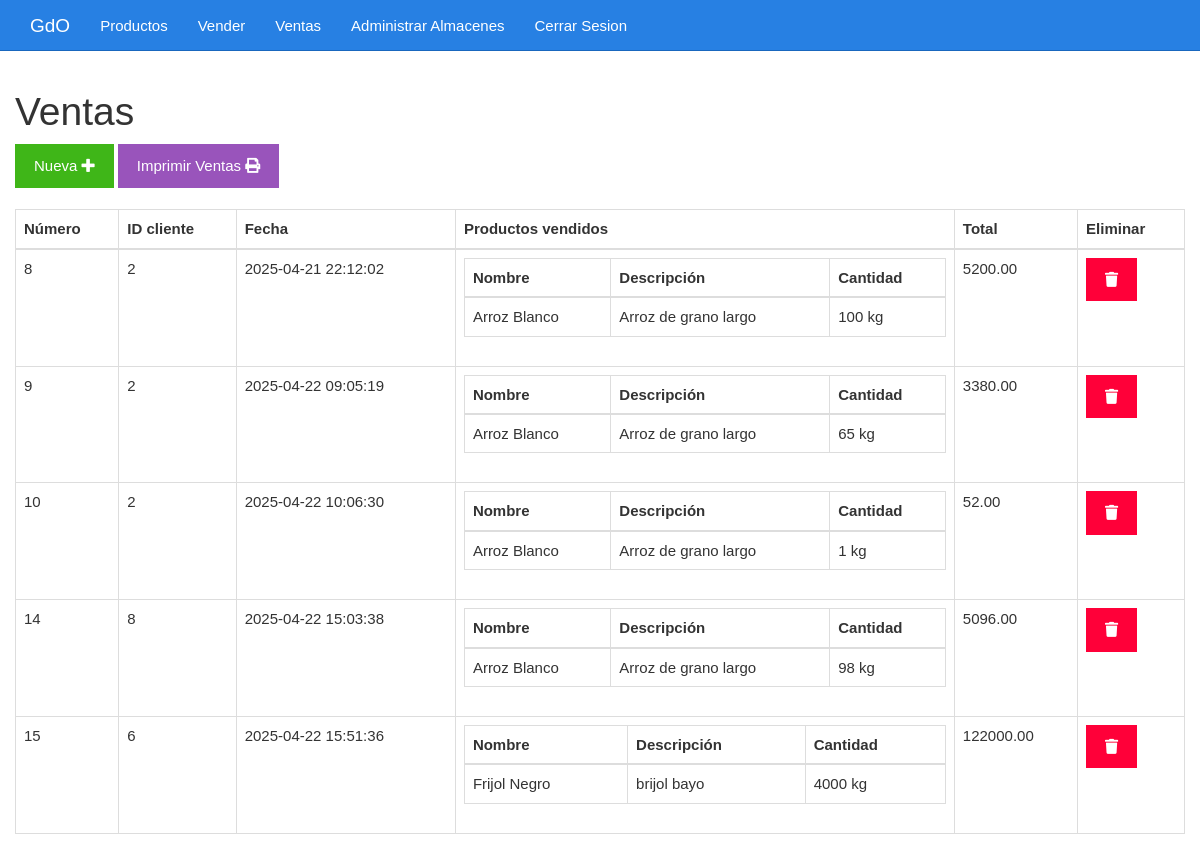
The page /empleado/ventas.php on the database as committed earlier.
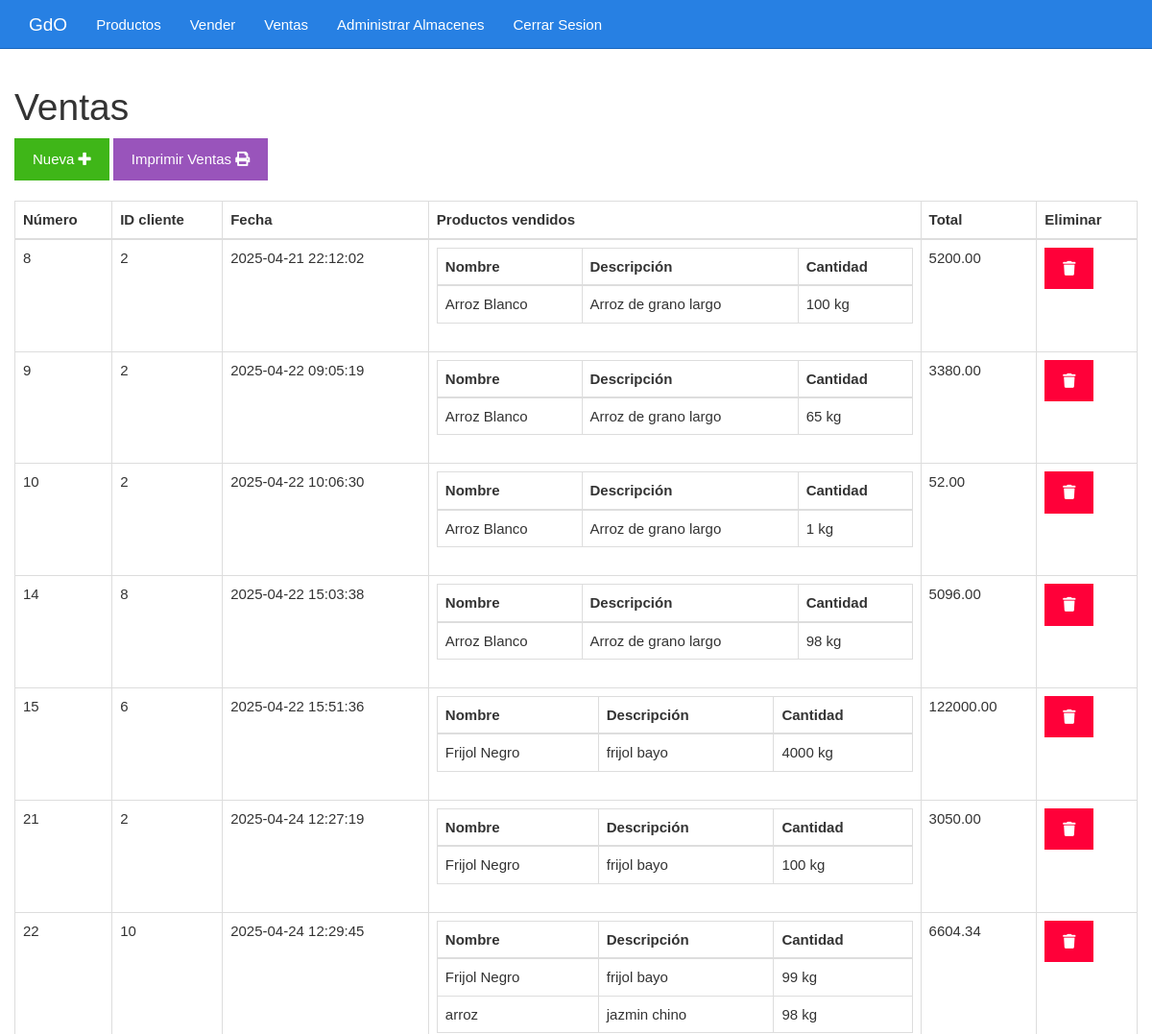
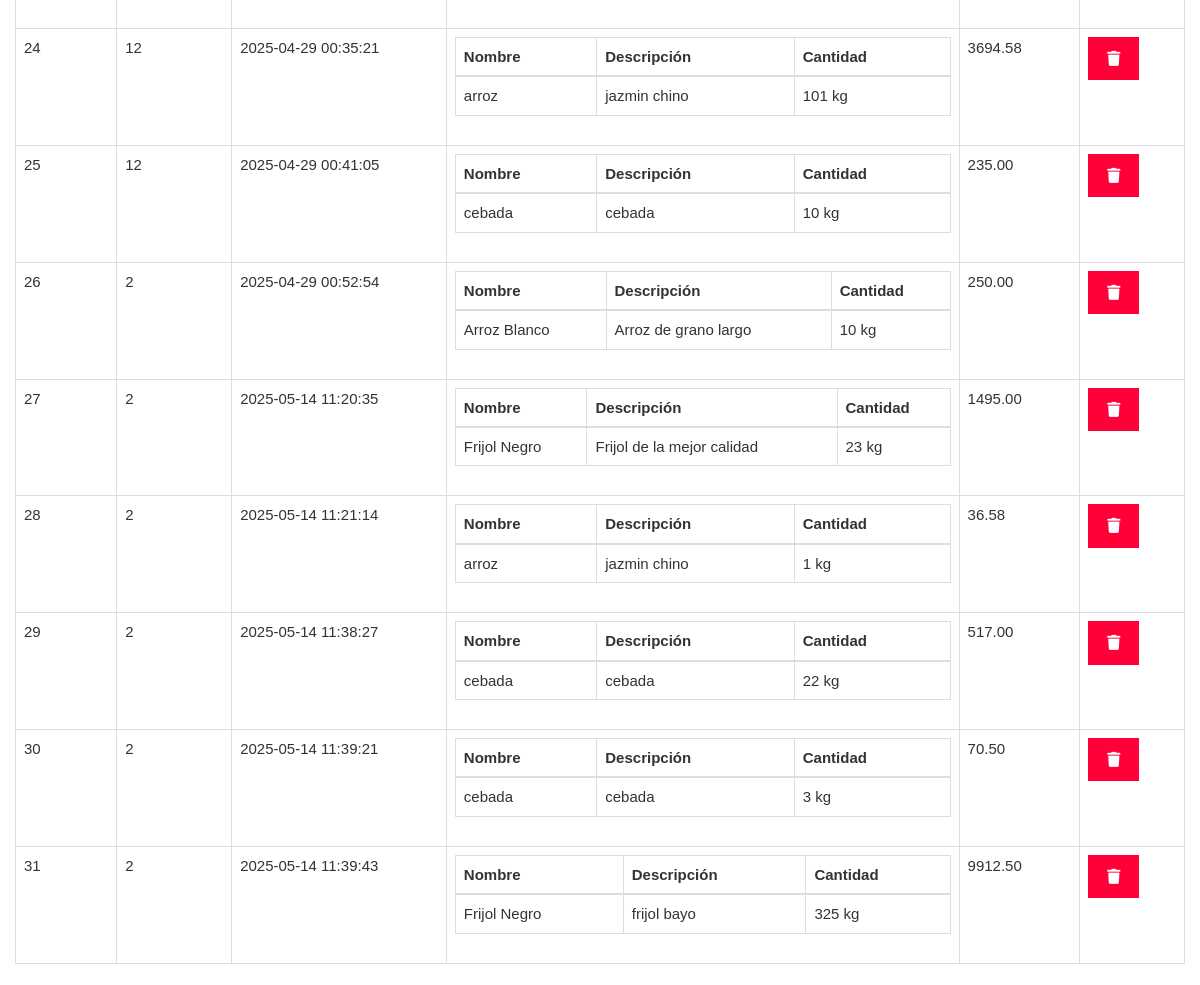
The same page on the database as committed later (2 pictures, top to bottom).
### tables this page shows
CREATE TABLE `ventas` (
  `id` int NOT NULL,
  `cliente_id` int NOT NULL,
  `empleado_id` int DEFAULT NULL,
  `fecha_venta` timestamp NULL DEFAULT CURRENT_TIMESTAMP,
  `total` decimal(10,2) NOT NULL
);

CREATE TABLE `clientes` (
  `id` int NOT NULL,
  `direccion` varchar(255) DEFAULT NULL,
  `telefono` varchar(20) DEFAULT NULL
);

### empleado/ventas.php (the view, shortened to what this page needs)
<?php include_once "./diseño/encabezado.php" ?>
<?php
include_once "../base/conexion.php";
$sentencia = $conexion->query("SELECT ventas.total, ventas.fecha_venta, ventas.id, ventas.cliente_id, GROUP_CONCAT( productos.nombre, '..',   productos.descripcion,'..', productos.unidad_medida, '..', productos_vendidos.cantidad SEPARATOR '__') AS productos FROM ventas INNER JOIN productos_vendidos ON productos_vendidos.id_venta = ventas.id INNER JOIN productos ON productos.id = productos_vendidos.id_producto GROUP BY ventas.id ORDER BY ventas.id;");
$ventas = $sentencia->fetchAll(PDO::FETCH_OBJ);
?>
<!DOCTYPE html>
<html lang="es">
<head>
	<link rel="stylesheet" href="./diseño/css/estilo.css">
</head>
<body>
	<div class="col-xs-12">
		<h1>Ventas</h1>
		<div class="no-imprimir">
			<a class="btn btn-success" href="./vender.php">Nueva <i class="fa fa-plus"></i></a>
			<button class="btn btn-info" onclick="imprimirVentas()">Imprimir Ventas <i class="fa fa-print"></i></button>
		</div>
		<br>
		<div class="imprimir-area">
			<table class="table table-bordered">
				<thead>
					<tr>
						<th>Número</th>
						<th>ID cliente</th>
						<th>Fecha</th>
						<th>Productos vendidos</th>
						<th>Total</th>
						<th class="no-imprimir">Eliminar</th>
					</tr>
				</thead>
				<tbody>
					<?php foreach ($ventas as $venta) { ?>
						<tr>
							<td><?php echo $venta->id ?></td>
							<td>
								<?php
								$sentenciaCliente = $conexion->prepare("SELECT * FROM clientes WHERE id = ?;");
								$sentenciaCliente->execute([$venta->cliente_id]);
								$cliente = $sentenciaCliente->fetch(PDO::FETCH_OBJ);
								echo $cliente->id;
								?>
							</td>
							<td><?php echo $venta->fecha_venta ?></td>
							<td>
								<table class="table table-bordered">
									<thead>
										<tr>
											<th>Nombre</th>
											<th>Descripción</th>
											<th>Cantidad</th>
										</tr>
									</thead>
									<tbody>
										<?php foreach (explode("__", $venta->productos) as $productosConcatenados) {
											$producto = explode("..", $productosConcatenados)
										?>
											<tr>
												<td><?php echo $producto[0] ?></td>
												<td><?php echo $producto[1] ?></td>
												<td><?php echo $producto[3] . ' ' . $producto[2] ?></td>
											</tr>
										<?php } ?>
									</tbody>
								</table>
							</td>
							<td><?php echo $venta->total ?></td>
							<td class="no-imprimir"><a class="btn btn-danger" href="<?php echo "eliminarVenta.php?id=" . $venta->id ?>"><i class="fa fa-trash"></i></a></td>
						</tr>
					<?php } ?>
				</tbody>
			</table>
		</div>
	</div>
</body>
</html>
<?php include_once "./diseño/pie.php" ?>

Rows that differ between the two databases and show on the page:
computed for ventas id 15: producto "brijol bayo" → "frijol bayo"
added ventas: id "21", cliente "2", fecha_venta "2025-04-24 12:27:19", producto "Frijol Negro", producto "frijol bayo", producto "100", producto "kg", total "3050.00"
added ventas: id "22", cliente "10", fecha_venta "2025-04-24 12:29:45", producto "Frijol Negro", producto "frijol bayo", producto "99", producto "kg", producto "arroz", producto "jazmin chino", producto "98", total "6604.34", shown under "Ventas"
added ventas: id "24", cliente "12", fecha_venta "2025-04-29 00:35:21", producto "arroz", producto "jazmin chino", producto "101", producto "kg", total "3694.58"
added ventas: id "25", cliente "12", fecha_venta "2025-04-29 00:41:05", producto "cebada", producto "10", producto "kg", total "235.00"
added ventas: id "26", cliente "2", fecha_venta "2025-04-29 00:52:54", producto "Arroz Blanco", producto "Arroz de grano largo", producto "10", producto "kg", total "250.00"
added ventas: id "27", cliente "2", fecha_venta "2025-05-14 11:20:35", producto "Frijol Negro", producto "Frijol de la mejor calidad", producto "23", producto "kg", total "1495.00"
added ventas: id "28", cliente "2", fecha_venta "2025-05-14 11:21:14", producto "arroz", producto "jazmin chino", producto "1", producto "kg", total "36.58"
added ventas: id "29", cliente "2", fecha_venta "2025-05-14 11:38:27", producto "cebada", producto "22", producto "kg", total "517.00"
added ventas: id "30", cliente "2", fecha_venta "2025-05-14 11:39:21", producto "cebada", producto "3", producto "kg", total "70.50"
added ventas: id "31", cliente "2", fecha_venta "2025-05-14 11:39:43", producto "Frijol Negro", producto "frijol bayo", producto "325", producto "kg", total "9912.50"
